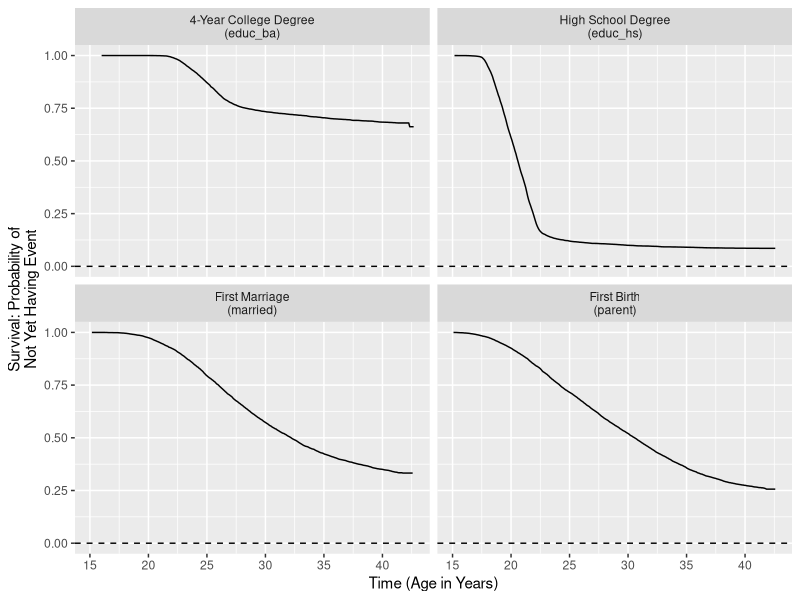
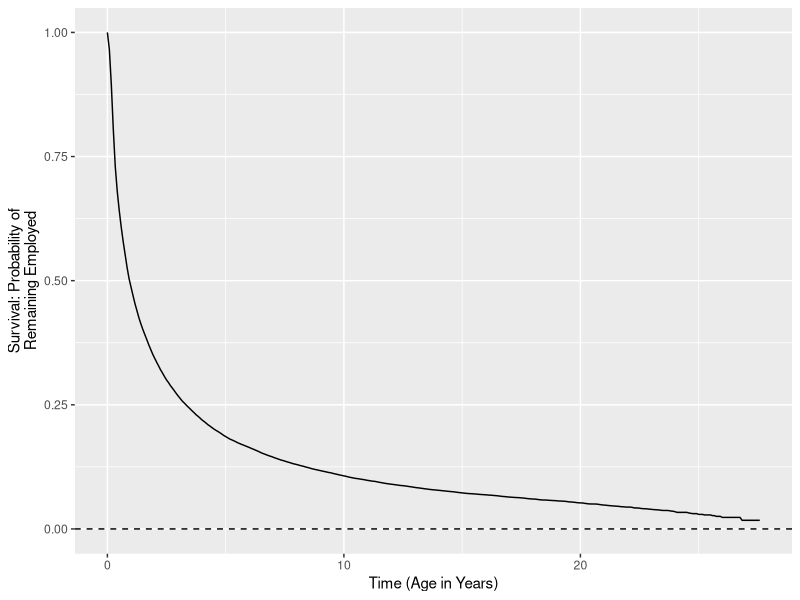
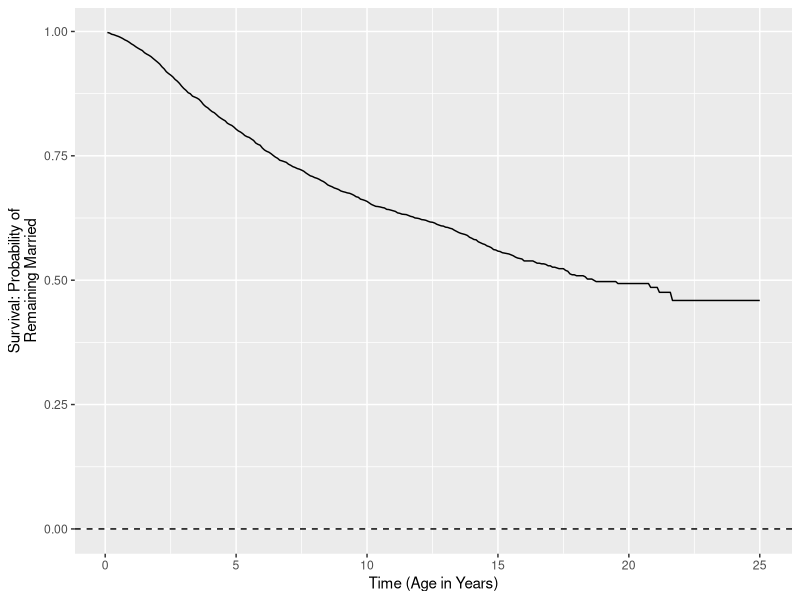

The R source for these figures, in order:
## ---- chunk 1
library(tidyverse)
library(survival)
library(foreach)
## ---- chunk 2
nlsy_outcomes <- read_csv("assets/nlsy_outcomes.csv")
## ---- chunk 3
foreach(outcome_value = c("educ_hs","educ_ba","married","parent"), .combine = "rbind") %do% {
  survfit(
    Surv(time, event = 1 - censored) ~ 1, 
    data = nlsy_outcomes |> filter(outcome == outcome_value)
  ) |>
    broom::tidy() |>
    mutate(outcome = outcome_value)
} |>
  ggplot(aes(x = time, y = estimate)) +
  geom_line() +
  geom_hline(yintercept = 0, linetype = "dashed") +
  facet_wrap(~outcome, labeller = as_labeller(\(x) case_when(
    x == "educ_hs" ~ "High School Degree\n(educ_hs)",
    x == "educ_ba" ~ "4-Year College Degree\n(educ_ba)",
    x == "married" ~ "First Marriage\n(married)",
    x == "parent" ~ "First Birth\n(parent)"
  ))) +
  labs(y = "Survival: Probability of\nNot Yet Having Event", x = "Time (Age in Years)")
## ---- chunk 4
employment_duration <- read_csv("assets/employment_duration.csv")
## ---- chunk 5
survfit(
  Surv(time, event = 1 - censored) ~ 1, 
  data = employment_duration
) |>
  broom::tidy() |>
  ggplot(aes(x = time, y = estimate)) +
  geom_line() +
  geom_hline(yintercept = 0, linetype = "dashed") +
  labs(y = "Survival: Probability of\nRemaining Employed", x = "Time (Age in Years)")
## ---- chunk 6
first_marriage_duration <- read_csv("assets/first_marriage_duration.csv")
## ---- chunk 7
survfit(
  Surv(time, event = 1 - censored) ~ 1, 
  data = first_marriage_duration
) |>
  broom::tidy() |>
  ggplot(aes(x = time, y = estimate)) +
  geom_line() +
  geom_hline(yintercept = 0, linetype = "dashed") +
  labs(y = "Survival: Probability of\nRemaining Married", x = "Time (Age in Years)")
